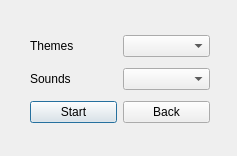
<?xml version="1.0" encoding="UTF-8"?>
<ui version="4.0">
 <class>SettingsDialog</class>
 <widget class="QDialog" name="SettingsDialog">
  <property name="geometry">
   <rect>
    <x>0</x>
    <y>0</y>
    <width>237</width>
    <height>156</height>
   </rect>
  </property>
  <property name="windowTitle">
   <string>Dialog</string>
  </property>
  <widget class="QWidget" name="">
   <property name="geometry">
    <rect>
     <x>30</x>
     <y>30</y>
     <width>180</width>
     <height>101</height>
    </rect>
   </property>
   <layout class="QVBoxLayout" name="verticalLayout">
    <item>
     <layout class="QHBoxLayout" name="horizontalLayout_3">
      <item>
       <widget class="QLabel" name="Themeslabel">
        <property name="text">
         <string>Themes</string>
        </property>
       </widget>
      </item>
      <item>
       <widget class="QComboBox" name="ThemescomboBox"/>
      </item>
     </layout>
    </item>
    <item>
     <layout class="QHBoxLayout" name="horizontalLayout_5">
      <item>
       <widget class="QLabel" name="Soundslabel">
        <property name="text">
         <string>Sounds</string>
        </property>
       </widget>
      </item>
      <item>
       <widget class="QComboBox" name="SoundscomboBox"/>
      </item>
     </layout>
    </item>
    <item>
     <layout class="QHBoxLayout" name="horizontalLayout">
      <item>
       <widget class="QPushButton" name="StartButton">
        <property name="text">
         <string>Start</string>
        </property>
       </widget>
      </item>
      <item>
       <widget class="QPushButton" name="BackButton">
        <property name="text">
         <string>Back</string>
        </property>
       </widget>
      </item>
     </layout>
    </item>
   </layout>
  </widget>
 </widget>
 <resources/>
 <connections>
  <connection>
   <sender>BackButton</sender>
   <signal>clicked()</signal>
   <receiver>SettingsDialog</receiver>
   <slot>hide()</slot>
   <hints>
    <hint type="sourcelabel">
     <x>222</x>
     <y>199</y>
    </hint>
    <hint type="destinationlabel">
     <x>290</x>
     <y>203</y>
    </hint>
   </hints>
  </connection>
  <connection>
   <sender>StartButton</sender>
   <signal>clicked()</signal>
   <receiver>SettingsDialog</receiver>
   <slot>hide()</slot>
   <hints>
    <hint type="sourcelabel">
     <x>62</x>
     <y>182</y>
    </hint>
    <hint type="destinationlabel">
     <x>19</x>
     <y>187</y>
    </hint>
   </hints>
  </connection>
 </connections>
</ui>
